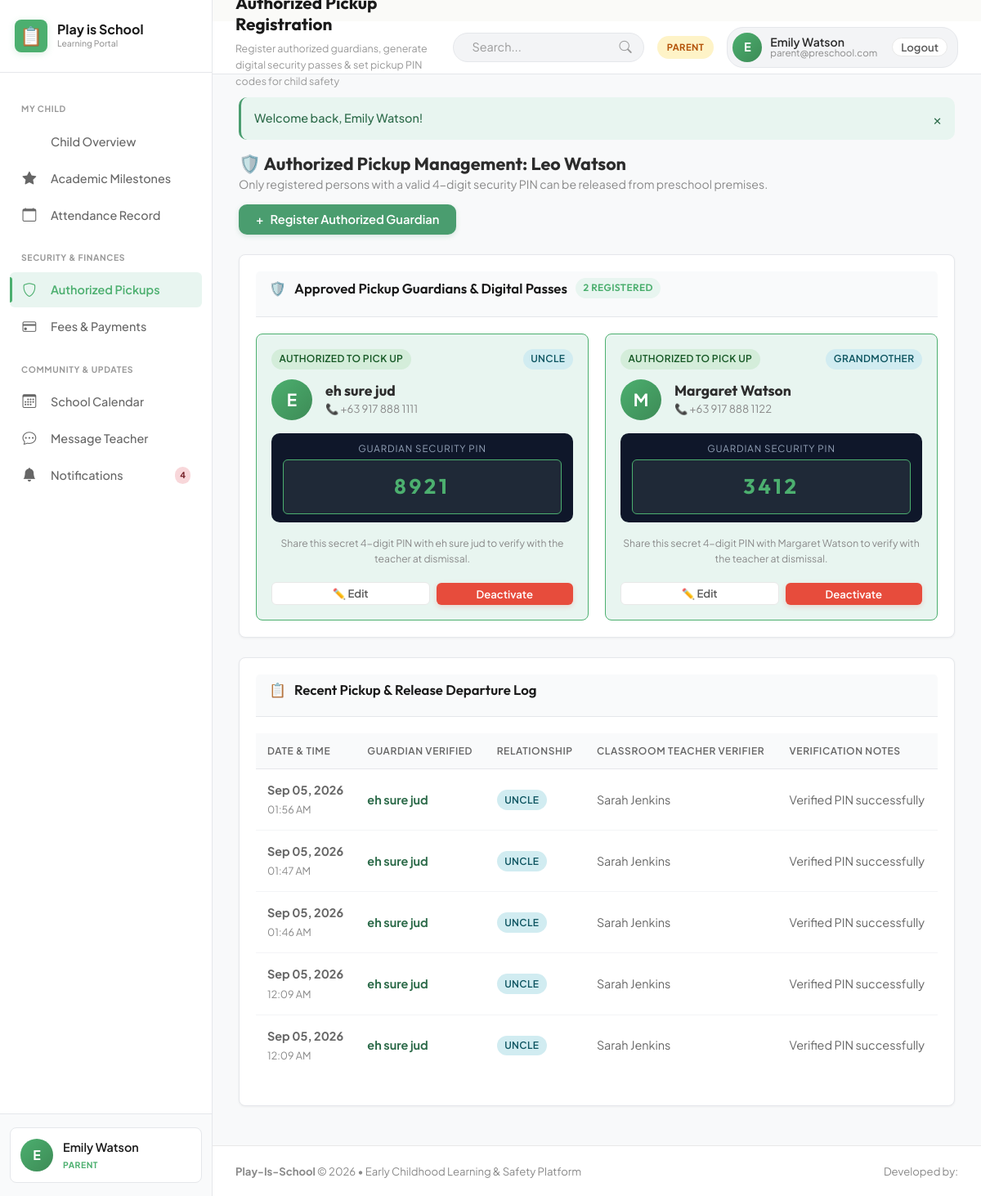
The app's page /parent/pickups.php (signed in) with its own data.
### tables this page shows
CREATE TABLE students (
            id INTEGER PRIMARY KEY AUTOINCREMENT,
            first_name TEXT NOT NULL,
            last_name TEXT NOT NULL,
            lrn TEXT UNIQUE,
            dob DATE NOT NULL,
            gender TEXT CHECK(gender IN ('Male', 'Female')),
            blood_type TEXT,
            classroom_id INTEGER,
            parent_id INTEGER,
            address TEXT,
            emergency_contact_name TEXT,
            emergency_contact_phone TEXT,
            allergies TEXT,
            medical_notes TEXT,
            enrollment_status TEXT DEFAULT 'enrolled' CHECK(enrollment_status IN ('enrolled', 'archived', 'withdrawn')),
            admission_date DATE,
            avatar TEXT,
            FOREIGN KEY (classroom_id) REFERENCES classrooms(id) ON DELETE SET NULL,
            FOREIGN KEY (parent_id) REFERENCES users(id) ON DELETE SET NULL
        );

CREATE TABLE authorized_pickups (
            id INTEGER PRIMARY KEY AUTOINCREMENT,
            student_id INTEGER NOT NULL,
            parent_id INTEGER NOT NULL,
            full_name TEXT NOT NULL,
            relationship TEXT NOT NULL,
            phone TEXT NOT NULL,
            pin_code TEXT NOT NULL,
            id_photo TEXT,
            is_active INTEGER DEFAULT 1,
            created_at DATETIME DEFAULT CURRENT_TIMESTAMP,
            FOREIGN KEY (student_id) REFERENCES students(id) ON DELETE CASCADE,
            FOREIGN KEY (parent_id) REFERENCES users(id) ON DELETE CASCADE
        );

CREATE TABLE pickup_logs (
            id INTEGER PRIMARY KEY AUTOINCREMENT,
            student_id INTEGER NOT NULL,
            pickup_person_id INTEGER,
            verified_by_teacher_id INTEGER,
            pickup_time DATETIME DEFAULT CURRENT_TIMESTAMP,
            notes TEXT,
            FOREIGN KEY (student_id) REFERENCES students(id) ON DELETE CASCADE,
            FOREIGN KEY (pickup_person_id) REFERENCES authorized_pickups(id) ON DELETE SET NULL,
            FOREIGN KEY (verified_by_teacher_id) REFERENCES users(id) ON DELETE SET NULL
        );

CREATE TABLE users (
            id INTEGER PRIMARY KEY AUTOINCREMENT,
            name TEXT NOT NULL,
            email TEXT UNIQUE NOT NULL,
            password TEXT NOT NULL,
            role TEXT NOT NULL CHECK(role IN ('admin', 'teacher', 'parent')),
            phone TEXT,
            status TEXT NOT NULL DEFAULT 'active' CHECK(status IN ('active', 'pending_approval', 'archived', 'rejected')),
            avatar TEXT,
            created_at DATETIME DEFAULT CURRENT_TIMESTAMP,
            updated_at DATETIME DEFAULT CURRENT_TIMESTAMP
        );

### config/config.php (called while the page is built, shortened)
<?php
function formatDate($date, $format = 'M d, Y') {
    return date($format, strtotime($date));
}

### parent/pickups.php (the view, shortened to what this page needs)
<?php
$db = getDB();
$parentId = $_SESSION['user_id'];
$childStmt = $db->prepare("SELECT * FROM students WHERE parent_id = ? AND enrollment_status = 'enrolled' LIMIT 1");
$childStmt->execute([$parentId]);
$child = $childStmt->fetch();
$childId = $child['id'] ?? 0;
$guardians = [];
if ($childId) {
    $gStmt = $db->prepare("SELECT * FROM authorized_pickups WHERE student_id = ? ORDER BY is_active DESC, id ASC");
    $gStmt->execute([$childId]);
    $guardians = $gStmt->fetchAll();
}
$pickupHistory = [];
if ($childId) {
    $histStmt = $db->prepare("
        SELECT pl.*, ap.full_name as guardian_name, ap.relationship, u.name as teacher_name
        FROM pickup_logs pl
        LEFT JOIN authorized_pickups ap ON pl.pickup_person_id = ap.id
        LEFT JOIN users u ON pl.verified_by_teacher_id = u.id
        WHERE pl.student_id = ?
        ORDER BY pl.pickup_time DESC LIMIT 5
    ");
    $histStmt->execute([$childId]);
    $pickupHistory = $histStmt->fetchAll();
}
require_once dirname(__DIR__) . '/includes/header.php';
?>
<?php if (!$child): ?>
    <div class="card" style="text-align: center; padding: 40px;">
        <p style="color: var(--text-muted);">No enrolled child currently linked to your parent account.</p>
    </div>
<?php else: ?>
    <div class="d-flex justify-between align-center" style="margin-bottom: 24px; flex-wrap: wrap; gap: 14px;">
        <div>
            <h2 style="margin: 0; font-size: 1.35rem;">
                🛡️ Authorized Pickup Management: <?= htmlspecialchars($child['first_name'] . ' ' . $child['last_name']) ?>
            </h2>
            <div style="font-size: 0.88rem; color: var(--text-muted);">
                Only registered persons with a valid 4-digit security PIN can be released from preschool premises.
            </div>
        </div>
        <button class="btn btn-primary" onclick="openGuardianModal()">
            <span>+</span> Register Authorized Guardian
        </button>
    </div>
    <div class="card">
        <div class="card-header">
            <h3 class="card-title">
                <span>🛡️</span> Approved Pickup Guardians & Digital Passes
                <span class="badge badge-primary"><?= count($guardians) ?> Registered</span>
            </h3>
        </div>
        <?php if (empty($guardians)): ?>
            <div style="text-align: center; padding: 40px; color: var(--text-muted);">
                No authorized pickup persons registered yet. Register a family member, sitter, or driver above.
            </div>
        <?php else: ?>
            <div style="display: grid; grid-template-columns: repeat(auto-fill, minmax(320px, 1fr)); gap: 20px;">
                <?php foreach ($guardians as $g): ?>
                    <div class="pickup-card <?= $g['is_active'] ? 'verified' : '' ?>" style="<?= !$g['is_active'] ? 'opacity: 0.6;' : '' ?>">
                        <div class="d-flex justify-between align-center">
                            <span class="badge <?= $g['is_active'] ? 'badge-success' : 'badge-danger' ?>">
                                <?= $g['is_active'] ? 'AUTHORIZED TO PICK UP' : 'DEACTIVATED' ?>
                            </span>
                            <span class="badge badge-info"><?= htmlspecialchars($g['relationship']) ?></span>
                        </div>
                        <div class="d-flex align-center gap-3">
                            <div class="user-cell-avatar" style="width: 50px; height: 50px; font-size: 1.3rem;">
                                <?= strtoupper(substr($g['full_name'], 0, 1)) ?>
                            </div>
                            <div>
                                <h4 style="margin: 0; font-size: 1.1rem;"><?= htmlspecialchars($g['full_name']) ?></h4>
                                <div style="color: var(--text-muted); font-size: 0.82rem;">📞 <?= htmlspecialchars($g['phone']) ?></div>
                            </div>
                        </div>
                        <div style="background: #0F172A; border-radius: var(--radius-md); padding: 10px 14px; text-align: center; margin: 4px 0;">
                            <div style="font-size: 0.72rem; color: #94A3B8; text-transform: uppercase; letter-spacing: 0.08em;">Guardian Security PIN</div>
                            <div class="pickup-pin-box" style="margin: 4px 0 0; font-size: 1.6rem;">
                                <?= htmlspecialchars($g['pin_code']) ?>
                            </div>
                        </div>
                        <small style="color: var(--text-muted); font-size: 0.76rem; text-align: center; display: block;">
                            Share this secret 4-digit PIN with <?= htmlspecialchars($g['full_name']) ?> to verify with the teacher at dismissal.
                        </small>
                        <div class="d-flex gap-2" style="margin-top: 6px;">
                            <button class="btn btn-secondary btn-sm" onclick='editGuardian(<?= json_encode($g) ?>)' style="flex: 1;">
                                ✏️ Edit
                            </button>
                            <form method="POST" action="pickups.php" style="flex: 1;">
                                <button type="submit" class="btn <?= $g['is_active'] ? 'btn-danger' : 'btn-mint' ?> btn-sm" style="width: 100%;">
                                    <?= $g['is_active'] ? 'Deactivate' : 'Reactivate' ?>
                                </button>
                            </form>
                        </div>
                    </div>
                <?php endforeach; ?>
            </div>
        <?php endif; ?>
    </div>
    <div class="card" style="margin-top: 24px;">
        <div class="card-header">
            <h3 class="card-title">
                <span>📋</span> Recent Pickup & Release Departure Log
            </h3>
        </div>
        <div class="table-responsive">
            <table class="table">
                <thead>
                    <tr>
                        <th>Date & Time</th>
                        <th>Guardian Verified</th>
                        <th>Relationship</th>
                        <th>Classroom Teacher Verifier</th>
                        <th>Verification Notes</th>
                    </tr>
                </thead>
                <tbody>
                    <?php if (empty($pickupHistory)): ?>
                        <tr><td colspan="5" style="text-align: center; padding: 20px; color: var(--text-muted);">No departure release history on record yet.</td></tr>
                    <?php else: ?>
                        <?php foreach ($pickupHistory as $ph): ?>
                            <tr>
                                <td>
                                    <strong><?= formatDate($ph['pickup_time']) ?></strong><br>
                                    <small style="color: var(--text-muted);"><?= date('h:i A', strtotime($ph['pickup_time'])) ?></small>
                                </td>
                                <td>
                                    <strong style="color: var(--mint-dark);"><?= htmlspecialchars($ph['guardian_name'] ?? 'Authorized Person') ?></strong>
                                </td>
                                <td><span class="badge badge-info"><?= htmlspecialchars($ph['relationship'] ?? 'Guardian') ?></span></td>
                                <td><?= htmlspecialchars($ph['teacher_name'] ?? 'Teacher') ?></td>
                                <td><?= htmlspecialchars($ph['notes'] ?: 'Verified ID and security code.') ?></td>
                            </tr>
                        <?php endforeach; ?>
                    <?php endif; ?>
                </tbody>
            </table>
        </div>
    </div>
<?php endif; ?>
<?php require_once dirname(__DIR__) . '/includes/footer.php'; ?>

### assets/css/style.css (style rules this page uses)
:root { --primary: #4A9D6F; --primary-light: #E8F5F0; --primary-hover: #2D6B4A; --primary-glow: rgba(74, 157, 111, 0.15); --accent: #E74C3C; --accent-light: #FDEEF0; --accent-hover: #C0392B; --secondary: #F4C430; --secondary-light: #FEF9E7; --secondary-hover: #D4A327; --sky: #5DADE2; --sky-light: #EAF2F8; --mint: #4A9D6F; --mint-light: #E8F5F0; --mint-dark: #2D6B4A; --rose: #E74C3C; --rose-light: #FDEEF0; --rose-dark: #A93226; --bg-main: #FAFAF8; --bg-card: #FFFFFF; --bg-card-subtle: #F5F3F1; --text-primary: #2C2C2C; --text-secondary: #5A5A5A; --text-muted: #898989; --border-color: #E8E8E8; --border-subtle: #F0F0F0; --grad-primary: linear-gradient(135deg, #4A9D6F 0%, #2D6B4A 100%); --grad-accent: linear-gradient(135deg, #E74C3C 0%, #C0392B 100%); --grad-secondary: linear-gradient(135deg, #F4C430 0%, #D4A327 100%); --grad-mint: linear-gradient(135deg, #4A9D6F 0%, #3D8760 100%); --grad-rose: linear-gradient(135deg, #E74C3C 0%, #C0392B 100%); --grad-hero: linear-gradient(135deg, #2D6B4A 0%, #4A9D6F 50%, #68B189 100%); --shadow-sm: 0 1px 2px 0 rgba(0, 0, 0, 0.03); --shadow-md: 0 2px 4px rgba(0, 0, 0, 0.05); --shadow-lg: 0 4px 8px rgba(0, 0, 0, 0.08); --shadow-xl: 0 8px 16px rgba(0, 0, 0, 0.1); --shadow-hover: 0 8px 16px rgba(74, 157, 111, 0.12); --radius-sm: 6px; --radius-md: 10px; --radius-lg: 14px; --radius-xl: 20px; --radius-full: 9999px; --trans-fast: 0.15s ease; --trans-normal: 0.25s ease; --trans-bounce: 0.3s ease; }
*, *::before, *::after { box-sizing: border-box; margin: 0; padding: 0; }
body { font-family: 'Plus Jakarta Sans', -apple-system, BlinkMacSystemFont, 'Segoe UI', Roboto, sans-serif; background-color: var(--bg-main); color: var(--text-primary); line-height: 1.6; -webkit-font-smoothing: antialiased; -moz-osx-font-smoothing: grayscale; min-height: 100vh; }
h1, h2, h3, h4, h5, h6 { font-family: 'Outfit', sans-serif; color: var(--text-primary); font-weight: 700; line-height: 1.25; }
.btn { display: inline-flex; align-items: center; justify-content: center; gap: 8px; font-family: 'Plus Jakarta Sans', sans-serif; font-size: 0.92rem; font-weight: 600; padding: 10px 20px; border-radius: var(--radius-md); border: 1px solid transparent; cursor: pointer; transition: all var(--trans-fast); text-decoration: none; line-height: 1; white-space: nowrap; }
.btn-primary { background: var(--primary); color: #FFFFFF !important; box-shadow: 0 2px 6px rgba(74, 157, 111, 0.2); }
.btn-danger { background: var(--accent); color: #FFFFFF !important; box-shadow: 0 2px 6px rgba(231, 76, 60, 0.2); }
.btn-secondary { background: var(--bg-card); border-color: var(--border-color); color: var(--text-secondary) !important; }
.btn-sm { padding: 6px 12px; font-size: 0.82rem; border-radius: var(--radius-sm); }
.badge { display: inline-flex; align-items: center; gap: 5px; font-size: 0.74rem; font-weight: 600; text-transform: uppercase; letter-spacing: 0.03em; padding: 4px 10px; border-radius: var(--radius-full); line-height: 1; }
.badge-success { background: #E8F5F0; color: var(--primary); }
.badge-info { background: var(--sky-light); color: var(--sky); }
.badge-primary { background: #E8F5F0; color: var(--primary); }
.d-flex { display: flex; }
.align-center { align-items: center; }
.justify-between { justify-content: space-between; }
.gap-2 { gap: 8px; }
.gap-3 { gap: 12px; }

### records on screen
students: first_name+last_name "Leo Watson"
authorized_pickups: is_active "AUTHORIZED TO PICK UP", relationship "UNCLE", full_name "E", full_name "eh sure jud", phone "+63 917 888 1111", pin_code "8921"
authorized_pickups: is_active "AUTHORIZED TO PICK UP", relationship "GRANDMOTHER", full_name "M", full_name "Margaret Watson", phone "+63 917 888 1122", pin_code "3412"
pickup_logs: pickup_time "Sep 05, 2026", pickup_time "01:56 AM", pickup_person.full_name "eh sure jud", pickup_person.relationship "UNCLE", verified_by_teacher.name "Sarah Jenkins", notes "Verified PIN successfully"
pickup_logs: pickup_time "Sep 05, 2026", pickup_time "01:47 AM", pickup_person.full_name "eh sure jud", pickup_person.relationship "UNCLE", verified_by_teacher.name "Sarah Jenkins", notes "Verified PIN successfully"
pickup_logs: pickup_time "Sep 05, 2026", pickup_time "01:46 AM", pickup_person.full_name "eh sure jud", pickup_person.relationship "UNCLE", verified_by_teacher.name "Sarah Jenkins", notes "Verified PIN successfully"
pickup_logs: pickup_time "Sep 05, 2026", pickup_time "12:09 AM", pickup_person.full_name "eh sure jud", pickup_person.relationship "UNCLE", verified_by_teacher.name "Sarah Jenkins", notes "Verified PIN successfully"
pickup_logs: pickup_time "Sep 05, 2026", pickup_time "12:09 AM", pickup_person.full_name "eh sure jud", pickup_person.relationship "UNCLE", verified_by_teacher.name "Sarah Jenkins", notes "Verified PIN successfully"

### other values on screen
$unreadNotifs "4"
substr($user['name'] ?? 'U', 0, 1) "E"
$user['name'] "Emily Watson"
$role "PARENT"
$pageSubtitle "Register authorized guardians, generate digital security passes & set pickup PIN codes for child safety"
$user['email'] "parent@preschool.com"
$flash['message'] "Welcome back, Emily Watson!"
count($guardians) "2"
APP_NAME "Play-Is-School"
